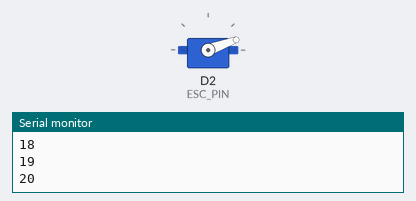
The sketch below on a simulated ESP8266 (NodeMCU). Parts: servo, the last lines printed to the serial monitor.

Above: at 2.1 s.
At 10.1 s:
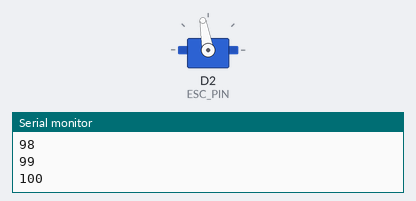
At 18.0 s:
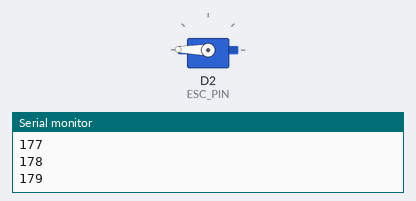
At 37.0 s:
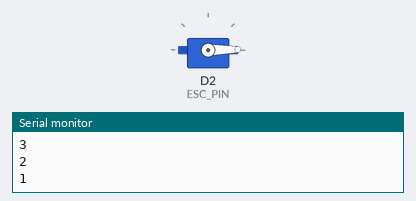
Timing chart, 0 to 38.5 s (numbered marks = the images above):
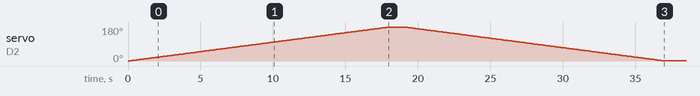

Measured:
- by itself, servo on D2 (ESC_PIN): rises from 0° to 180° in 18.9 s, then falls to 1° in 17.9 s

The sketch:

Motor.ino
```cpp
#include<Servo.h>

#define ESC_PIN D2

/*
Need to attach a switch to turn off the motor
*/

Servo esc;
int speed;

void takeOff(){
  speed=0;
  for(int x=0; x<180; x=x+1){
    esc.write(speed);
    Serial.println(speed);
    speed=speed+1;
    delay(100);
  }
  delay(1000);
  speed=180;
  for(int x=180; x>0; x=x-1){
    esc.write(speed);
    Serial.println(speed);
    speed=speed-1;
    delay(100);
  }
  delay(5000);
}

void setup()
{
  esc.attach(ESC_PIN,  1000, 2000);
  Serial.begin(9600);
  esc.write(0);
}

void loop()
{
takeOff();
}
```
